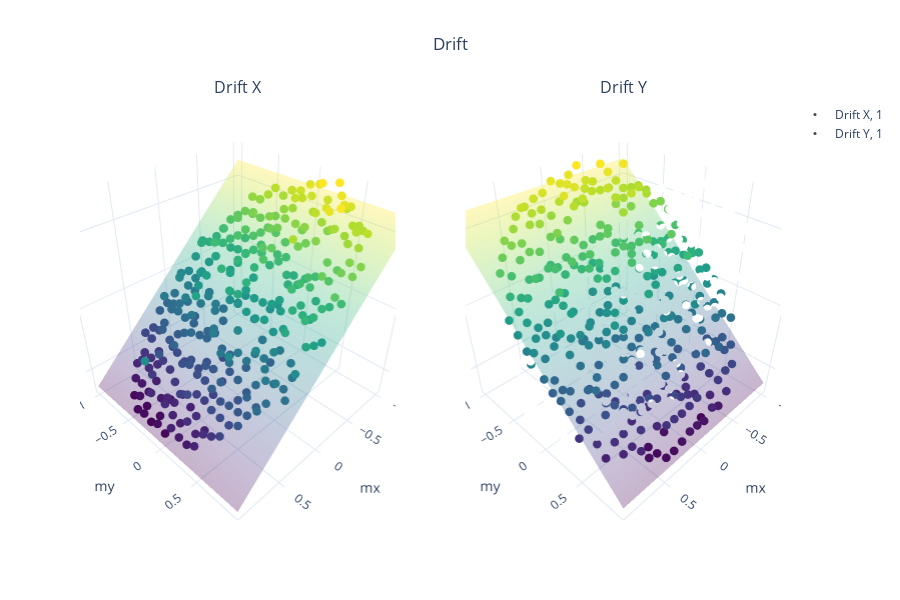

Write notebook code for a chart like this one.
### Markdown cell above
## Interactive plots for drift and diffusion

As with the 1D example, we can get interactive plots of drift and diffusion functions using `ddsde.drift()` and `ddsde.diffusion()`. For 2D, there is also the `ddsde.cross_diffusion()` function to get the cross-diffusion plot.

### Code cell
ddsde.drift()

### Figure 1 — Plotly figure (JSON) as saved in the notebook; plotly's stock layout.template omitted (floating-point values rounded to 4 significant figures; data arrays with more than 128 entries replaced by an {"elided": "..."} marker saying what was removed)
{"data": [{"marker": {"color": {"elided": "400 float values"}, "colorscale": [[0, "#440154"], [0.1111, "#482878"], [0.2222, "#3e4989"], [0.3333, "#31688e"], [0.4444, "#26828e"], [0.5556, "#1f9e89"], [0.6667, "#35b779"], [0.7778, "#6ece58"], [0.8889, "#b5de2b"], [1, "#fde725"]], "line": {"color": "black", "width": 0}, "size": 3}, "mode": "markers", "name": "Drift X, 1", "opacity": 1, "scene": "scene", "type": "scatter3d", "visible": true, "x": {"elided": "400 float values"}, "y": {"elided": "400 float values"}, "z": {"elided": "400 float values"}}, {"colorscale": [[0, "#440154"], [0.1111, "#482878"], [0.2222, "#3e4989"], [0.3333, "#31688e"], [0.4444, "#26828e"], [0.5556, "#1f9e89"], [0.6667, "#35b779"], [0.7778, "#6ece58"], [0.8889, "#b5de2b"], [1, "#fde725"]], "name": "$A_1(x, y)$", "opacity": 0.3, "scene": "scene", "showscale": false, "type": "surface", "visible": true, "x": {"elided": "20x20 float values"}, "y": {"elided": "20x20 float values"}, "z": {"elided": "20x20 float values"}}, {"marker": {"color": {"elided": "400 float values"}, "colorscale": [[0, "#440154"], [0.1111, "#482878"], [0.2222, "#3e4989"], [0.3333, "#31688e"], [0.4444, "#26828e"], [0.5556, "#1f9e89"], [0.6667, "#35b779"], [0.7778, "#6ece58"], [0.8889, "#b5de2b"], [1, "#fde725"]], "line": {"color": "black", "width": 0}, "size": 3}, "mode": "markers", "name": "Drift Y, 1", "opacity": 1, "scene": "scene2", "type": "scatter3d", "visible": true, "x": {"elided": "400 float values"}, "y": {"elided": "400 float values"}, "z": {"elided": "400 float values"}}, {"colorscale": [[0, "#440154"], [0.1111, "#482878"], [0.2222, "#3e4989"], [0.3333, "#31688e"], [0.4444, "#26828e"], [0.5556, "#1f9e89"], [0.6667, "#35b779"], [0.7778, "#6ece58"], [0.8889, "#b5de2b"], [1, "#fde725"]], "name": "$A_2(x, y)$", "opacity": 0.3, "scene": "scene2", "showscale": false, "type": "surface", "visible": true, "x": {"elided": "20x20 float values"}, "y": {"elided": "20x20 float values"}, "z": {"elided": "20x20 float values"}}], "layout": {"annotations": [{"font": {"size": 16}, "showarrow": false, "text": "Drift X", "x": 0.225, "xanchor": "center", "xref": "paper", "y": 1, "yanchor": "bottom", "yref": "paper"}, {"font": {"size": 16}, "showarrow": false, "text": "Drift Y", "x": 0.775, "xanchor": "center", "xref": "paper", "y": 1, "yanchor": "bottom", "yref": "paper"}], "autosize": true, "height": 600, "scene": {"aspectmode": "cube", "aspectratio": {"x": 1, "y": 1, "z": 1}, "domain": {"x": [0, 0.45], "y": [0, 1]}, "xaxis": {"showbackground": true, "title": {"text": "mx"}, "type": "linear"}, "yaxis": {"showbackground": true, "title": {"text": "my"}, "type": "linear"}, "zaxis": {"showbackground": true, "title": {"text": "B11"}, "type": "linear"}}, "scene2": {"aspectmode": "cube", "aspectratio": {"x": 1, "y": 1, "z": 1}, "domain": {"x": [0.55, 1], "y": [0, 1]}, "xaxis": {"showbackground": true, "title": {"text": "mx"}, "type": "linear"}, "yaxis": {"showbackground": true, "title": {"text": "my"}, "type": "linear"}, "zaxis": {"showbackground": true, "title": {"text": "B22"}, "type": "linear"}}, "sliders": [{"active": 0, "currentvalue": {"prefix": "Dt : "}, "steps": [{"args": [{"visible": [true, true, "legendonly", "legendonly"]}, {"title": "$\\text{ Drift |  Autocorrelation time (Mx, My, |M^2|) : (61, 63, 14) } | \\text{ Slider switched to }\\Delta t= 1$"}], "label": "Dt 1", "method": "update"}]}], "title": {"text": "Drift", "x": 0.5}, "width": 900}}
